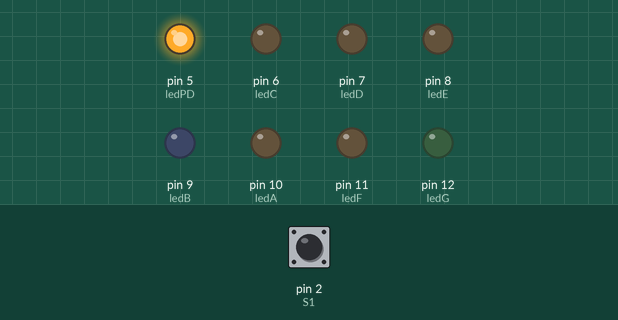
This sketch was run on a simulated Arduino Uno, built with avr-gcc and run on an emulated ATmega328P. On the bench: output pins drawn as LEDs (lit = HIGH). Dashed ring = blinking. Inputs (shaded band) come from the test bench; at power-on: pin 2 (S1) LOW.

Above: at 1.2 s.
1.3 s: pin 2 (S1) driven HIGH
At 2.3 s:
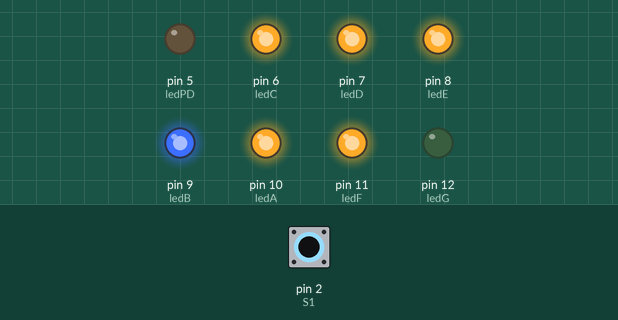
2.8 s: pin 2 (S1) pulsed LOW 5 times (0.12 s each, 0.3 s apart)
At 3.37 s:
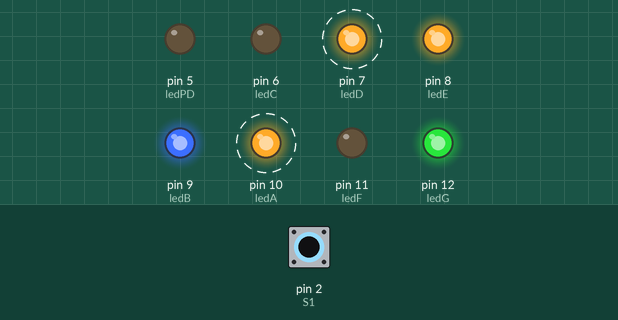
At 3.97 s:
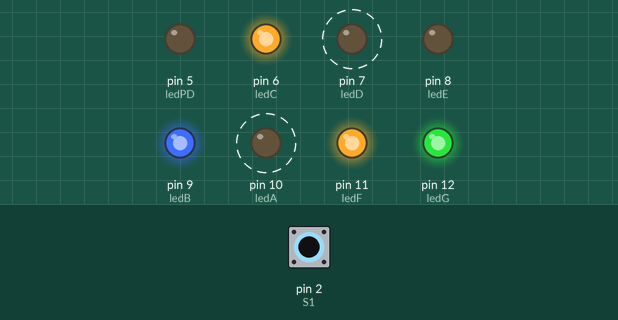
Timing chart, 0 to 5.8 s (numbered marks = the images above; inputs shaded):
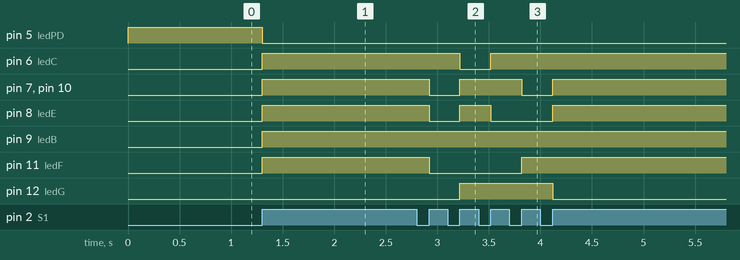

The sketch:

Aula9_Switch_Case.ino
```cpp
#define S1 2

#define ledA 10
#define ledB 9
#define ledC 6
#define ledD 7
#define ledE 8
#define ledF 11
#define ledG 12
#define ledPD 5 //Punto Decimal

int numero = 10;
boolean est1 = false;
boolean est2 = false;

void setup() {
  pinMode(S1, INPUT);

  pinMode(ledA, OUTPUT);
  pinMode(ledB, OUTPUT);
  pinMode(ledC, OUTPUT);
  pinMode(ledD, OUTPUT);
  pinMode(ledE, OUTPUT);
  pinMode(ledF, OUTPUT);
  pinMode(ledG, OUTPUT);
  pinMode(ledPD, OUTPUT);

}

void loop() {

  est2 = digitalRead(S1);

  if (est2 && !est1) {

    numero += 1;

    if (numero > 4) {
      numero = 0;
    }

  }
  est1 = est2;


  switch (numero) {
    case 0:
      digitalWrite(ledA, HIGH);
      digitalWrite(ledB, HIGH);
      digitalWrite(ledC, HIGH);
      digitalWrite(ledD, HIGH);
      digitalWrite(ledE, HIGH);
      digitalWrite(ledF, HIGH);
      digitalWrite(ledG, LOW);
      digitalWrite(ledPD, LOW);
      break;
    case 1:
      digitalWrite(ledA, LOW);
      digitalWrite(ledB, HIGH);
      digitalWrite(ledC, HIGH);
      digitalWrite(ledD, LOW);
      digitalWrite(ledE, LOW);
      digitalWrite(ledF, LOW);
      digitalWrite(ledG, LOW);
      digitalWrite(ledPD, LOW);

      break;
    case 2:
      digitalWrite(ledA, HIGH);
      digitalWrite(ledB, HIGH);
      digitalWrite(ledC, LOW);
      digitalWrite(ledD, HIGH);
      digitalWrite(ledE, HIGH);
      digitalWrite(ledF, LOW);
      digitalWrite(ledG, HIGH);
      digitalWrite(ledPD, LOW);
      break;
    case 3:
      digitalWrite(ledA, HIGH);
      digitalWrite(ledB, HIGH);
      digitalWrite(ledC, HIGH);
      digitalWrite(ledD, HIGH);
      digitalWrite(ledE, LOW);
      digitalWrite(ledF, LOW);
      digitalWrite(ledG, HIGH);
      digitalWrite(ledPD, LOW);

      break;
    case 4:
      digitalWrite(ledA, LOW);
      digitalWrite(ledB, HIGH);
      digitalWrite(ledC, HIGH);
      digitalWrite(ledD, LOW);
      digitalWrite(ledE, LOW);
      digitalWrite(ledF, HIGH);
      digitalWrite(ledG, HIGH);
      digitalWrite(ledPD, LOW);

      break;

    default://Si la variable numero no tuviera ningun case ejecuto este default
      digitalWrite(ledA, LOW);
      digitalWrite(ledB, LOW);
      digitalWrite(ledC, LOW);
      digitalWrite(ledD, LOW);
      digitalWrite(ledE, LOW);
      digitalWrite(ledF, LOW);
      digitalWrite(ledG, LOW);
      digitalWrite(ledPD, HIGH);


      break;


  }
}
```

Measured:
- after the input at 1.3 s, pin 5 (ledPD): HIGH → LOW at once; pin 6 (ledC), pin 7 (ledD), pin 8 (ledE), pin 9 (ledB), pin 10 (ledA), pin 11 (ledF): LOW → HIGH at once
- after the input at 2.8 s, pin 6 (ledC): HIGH → LOW after 0.42 s, → HIGH 0.30 s later; pin 7 (ledD): alternates HIGH for 0.60 s and LOW for 0.30 s, 4 changes in all, then stays HIGH, starting after 0.12 s
